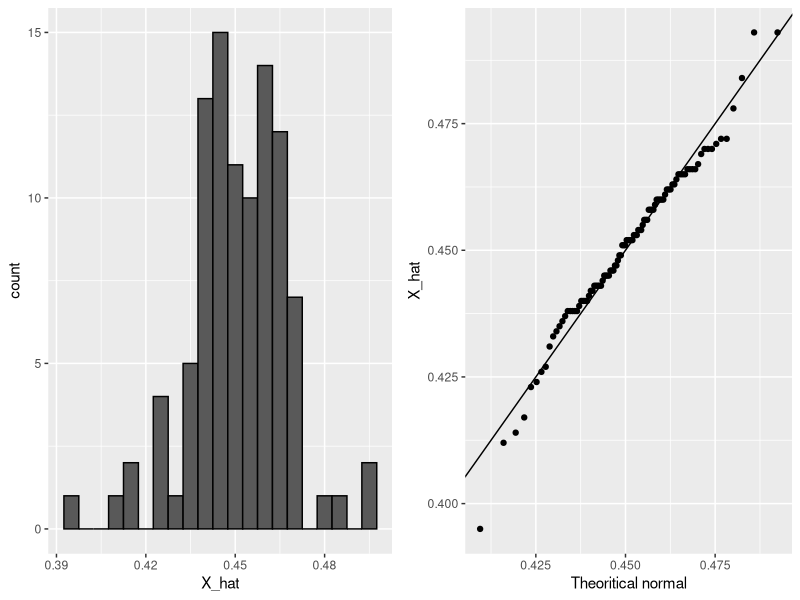

Recreate this plot in R.
library(gridExtra)
library(tidyverse)

X_hat <- replicate(100, {
    smpl <- c(sample(c(0, 1), prob=c(0.55, 0.45), replace=TRUE, size=1000))
    mean(smpl)
})

p1 <- data.frame(X_hat=X_hat) %>% ggplot(aes(X_hat)) %>%
    + geom_histogram(binwidth=0.005, color="black")

p2 <- data.frame(X_hat=X_hat) %>% ggplot(aes(sample=X_hat)) %>% +
    stat_qq(dparams = list(mean=mean(X_hat), sd=sd(X_hat))) +
    geom_abline() +
    ylab("X_hat") +
    xlab("Theoritical normal")

grid.arrange(p1, p2, nrow=1)
